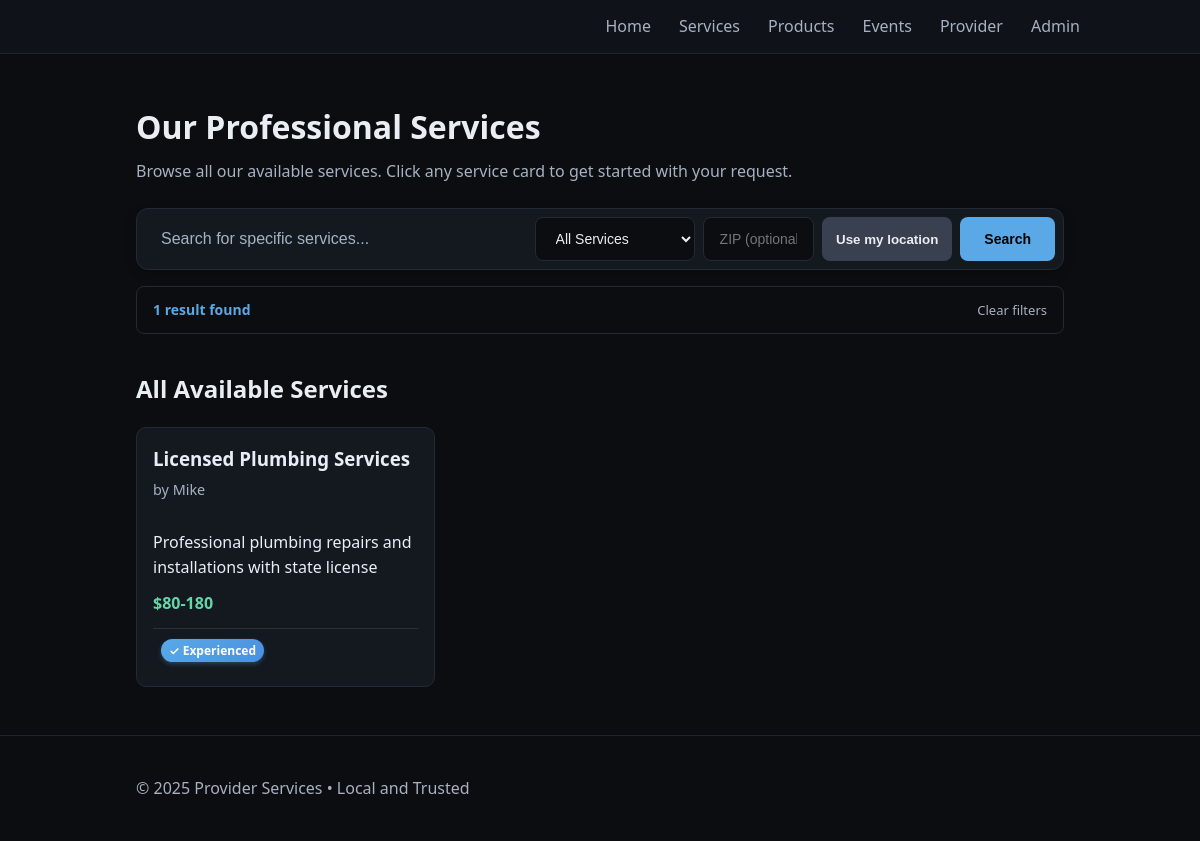
/provider/2/services, run on an earlier commit of the app's database.
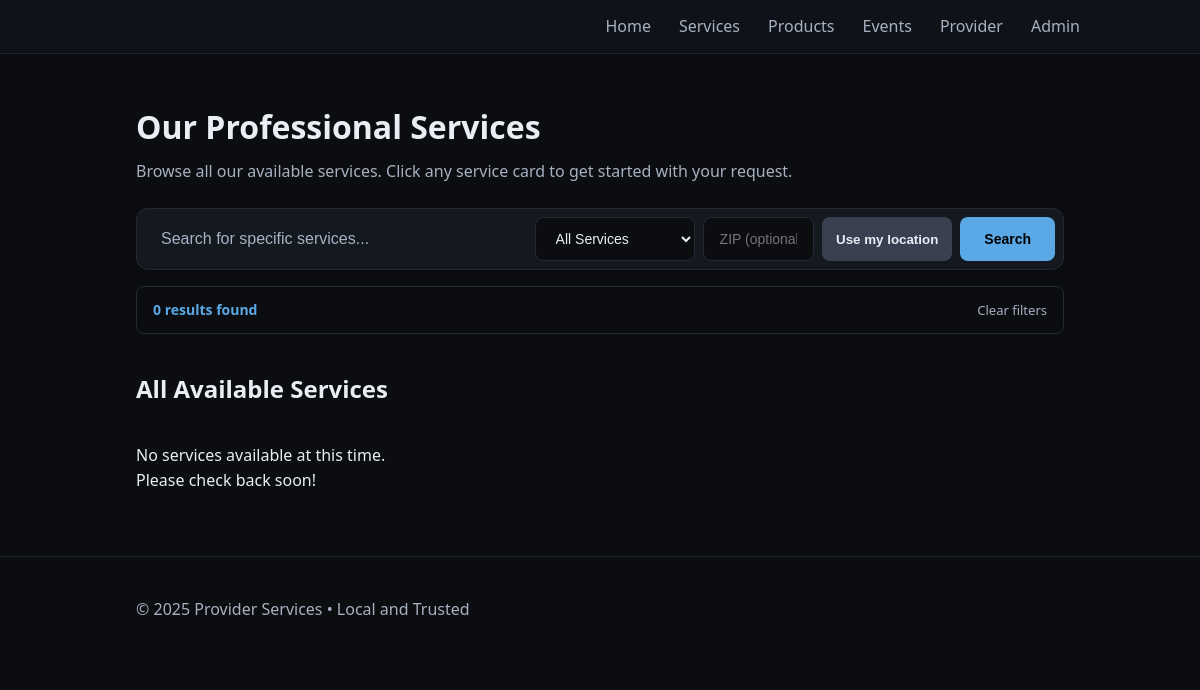
And on a later commit of the database.
### tables this page shows
CREATE TABLE services (
              id INTEGER PRIMARY KEY AUTOINCREMENT,
              title TEXT NOT NULL,
              description TEXT,
              price TEXT,
              active INTEGER NOT NULL DEFAULT 1,
              created_at TEXT NOT NULL
            , posted_by TEXT, provider_id INTEGER DEFAULT 0, is_certified INTEGER DEFAULT 0, certification_proof TEXT);

### app.py (the view)
    @app.route("/provider/<int:provider_id>/services")
    def provider_services(provider_id):
        with closing(get_db()) as db:
            cur = db.cursor()
            cur.execute(
                "SELECT id, title, description, price, posted_by FROM services WHERE provider_id = ? AND active = 1 ORDER BY created_at DESC",
                (provider_id,)
            )
            services_raw = cur.fetchall()
            services = [dict(row) for row in services_raw]
            if provider_id == 0:
                cur.execute("SELECT first_name, business_name FROM profile WHERE id = 1")
                profile_row = cur.fetchone()
                provider_name = profile_row["business_name"] if profile_row else "Services"
            else:
                cur.execute("SELECT first_name, business_name FROM providers WHERE id = ? AND active = 1", (provider_id,))
                provider_row = cur.fetchone()
                provider_name = provider_row["business_name"] if provider_row else "Provider Services"
            profile = {
                "first_name": profile_row["first_name"] if 'profile_row' in locals() and profile_row else (provider_row["first_name"] if 'provider_row' in locals() and provider_row else ""),
                "business_name": provider_name
            }
        return render_template("services.html", services=services, profile=profile, title=f"{provider_name} - Services")

### app.py (called while the page is built)
def get_db():
    conn = sqlite3.connect(DB_PATH)
    conn.row_factory = sqlite3.Row
    return conn

### templates/services.html (shortened to what this page needs)
{% extends "base.html" %}
{% block content %}
<section class="hero">
  <h1>Our Professional Services</h1>
  <p>Browse all our available services. Click any service card to get started with your request.</p>
  <form method="get" action="{{ url_for('services') }}" class="hero-search">
    <div class="search-container">
      <input type="search"
             name="q"
             value="{{ search_query or '' }}"
             placeholder="Search for specific services..."
             class="search-input">
      <select name="filter" class="search-filter">
        <option value="all" {{ 'selected' if filter_type == 'all' else '' }}>All Services</option>
      </select>
      <input type="text"
             name="zip"
             class="search-filter"
             placeholder="ZIP (optional)"
             inputmode="numeric"
             pattern="\d{5}"
             maxlength="5"
             title="Enter a 5-digit ZIP code"
             value="{{ applied_zip or '' }}">
      <button type="button" id="useLocationBtn" class="btn secondary">Use my location</button>
      <button type="submit" class="search-btn">Search</button>
    </div>
    {% if search_query or filter_type != 'all' %}
    <div class="search-status">
      <span class="search-results">{{ services|length }} result{{ 's' if services|length != 1 else '' }} found</span>
      {% if applied_zip %}
        <span class="search-filter-label">• Near ZIP {{ applied_zip }}</span>
        <a href="{{ url_for('services', q=search_query, filter=filter_type) }}" class="clear-search">Clear location</a>
      {% else %}
        <a href="{{ url_for('services') }}" class="clear-search">Clear filters</a>
      {% endif %}
    </div>
    {% endif %}
  </form>
</section>
<section>
  <h2>All Available Services</h2>
  <div class="cards">
    {% for s in services %}
      {% set poster = s['posted_by'] or profile.first_name %}
      <a href="{{ url_for('contact') }}?service={{ s['title']|urlencode }}{% if poster %}&poster={{ poster|urlencode }}{% endif %}" class="card-link">
        <div class="card clickable">
          <h3>
            {{ s['title'] }}
            {% if filter_type != 'by_provider' and poster %}
              <span class="muted" style="font-weight:normal;">by {{ poster }}</span>
            {% endif %}
          </h3>
          <p>{{ s['description'] or '' }}</p>
          {% if s['price'] %}<p class="price">{{ s['price'] }}</p>{% endif %}
          <div class="certification-status">
            {% if s['is_certified'] == 1 %}
              <span class="certified-badge">✓ Certified</span>
            {% else %}
              <span class="experience-badge">✓ Experienced</span>
            {% endif %}
          </div>
        </div>
      </a>
    {% else %}
      <p>No services available at this time. Please check back soon!</p>
    {% endfor %}
  </div>
</section>
{% endblock %}

What changed in the data, as far as the page shows it:
removed services: title "Licensed Plumbing Services", posted_by "Mike", description "Professional plumbing repairs and installations with state license", price "$80-180"
Also different on the page:
{{ services|length }}: "1" → "0"
{{ 's' if services|length != 1 else '' }}: (not shown) → "s"
text now shown: "No services available at this time. Please check back soon!"
